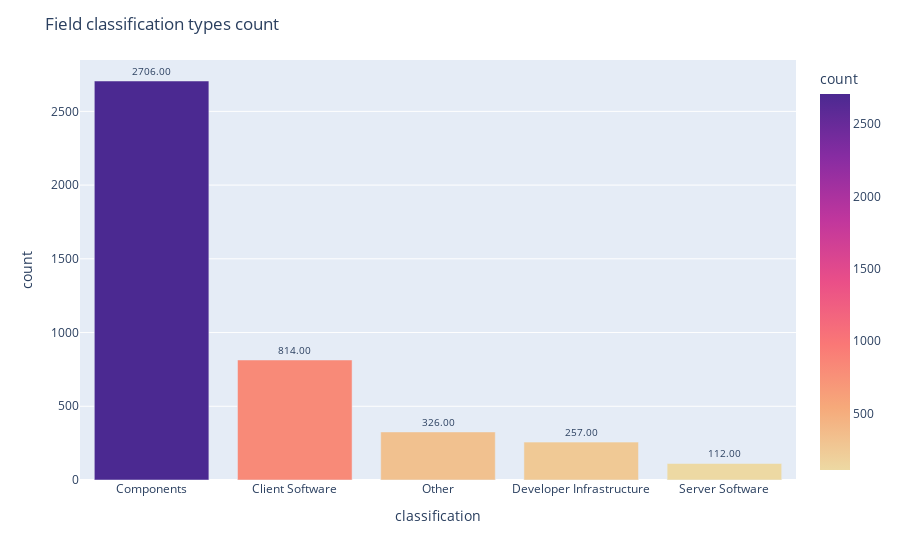
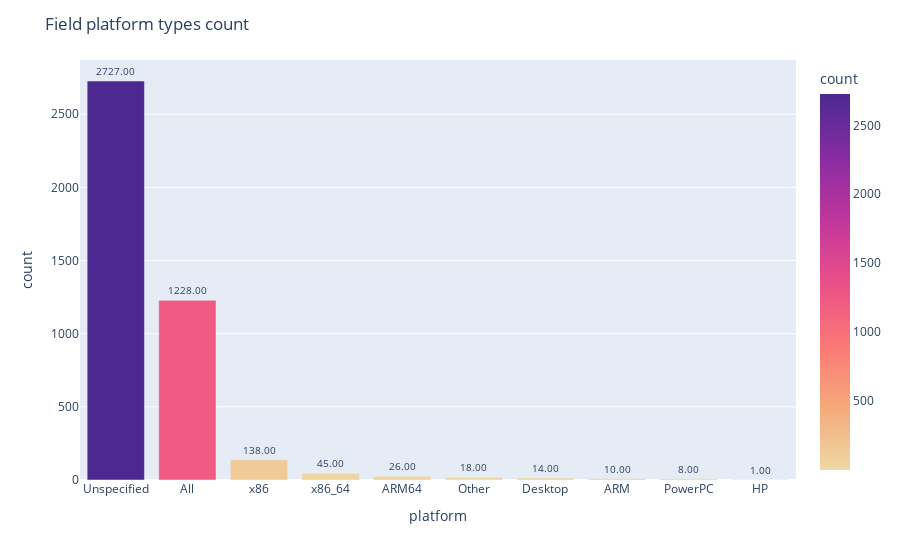
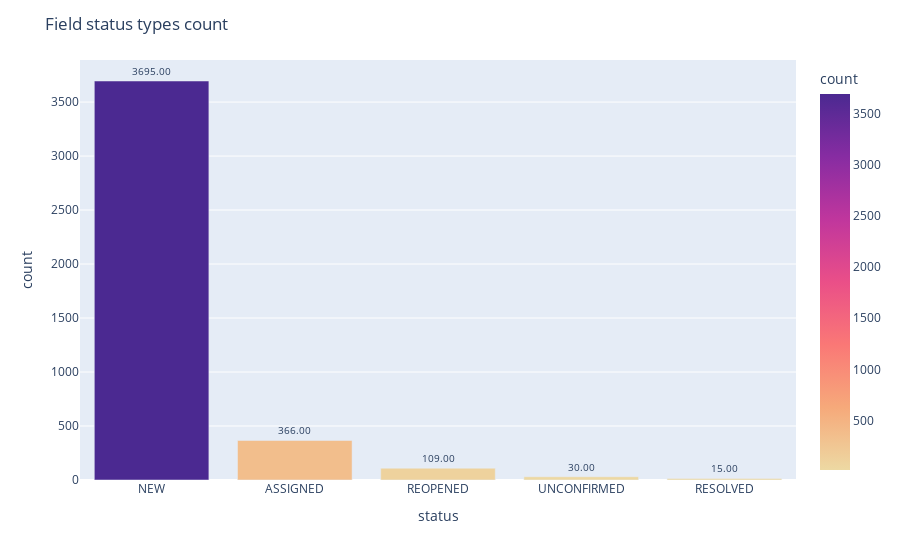
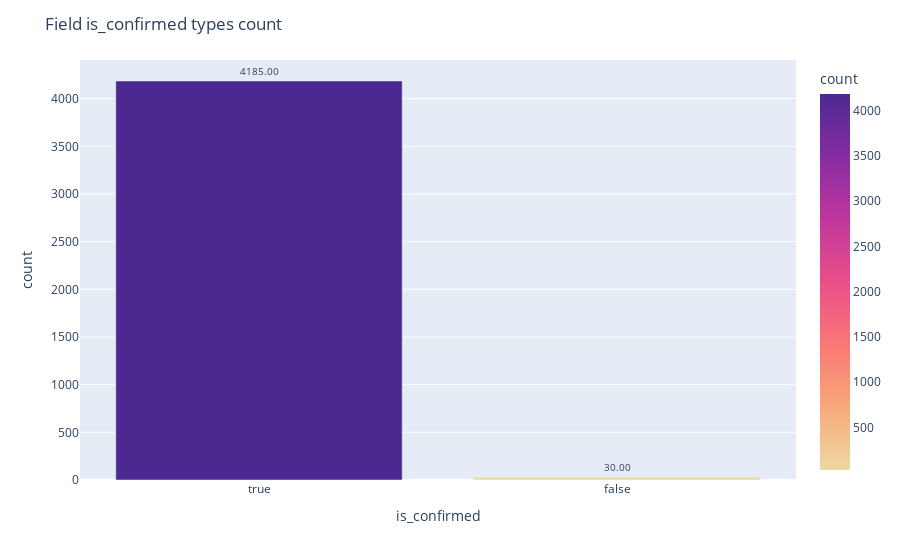

Notebook code cell kept with these figures, in order:
### Code cell
# loop over the columns and visualize them
for col in visualization_cols:
    create_plot(df, col=col)

### Figure 1 — Plotly figure (JSON) as saved in the notebook; plotly's stock layout.template omitted (floating-point values rounded to 4 significant figures)
{"data": [{"alignmentgroup": "True", "hovertemplate": "classification=%{x}<br>count=%{marker.color}<extra></extra>", "legendgroup": "", "marker": {"color": [2706, 814, 326, 257, 112], "coloraxis": "coloraxis", "pattern": {"shape": ""}}, "name": "", "offsetgroup": "", "orientation": "v", "showlegend": false, "text": [2706, 814, 326, 257, 112], "textfont": {"size": 10}, "textposition": "outside", "texttemplate": "%{text:.2f}", "type": "bar", "x": ["Components", "Client Software", "Other", "Developer Infrastructure", "Server Software"], "xaxis": "x", "y": [2706, 814, 326, 257, 112], "yaxis": "y"}], "layout": {"barmode": "relative", "coloraxis": {"colorbar": {"title": {"text": "count"}}, "colorscale": [[0, "rgb(237, 217, 163)"], [0.1667, "rgb(246, 169, 122)"], [0.3333, "rgb(250, 120, 118)"], [0.5, "rgb(234, 79, 136)"], [0.6667, "rgb(192, 54, 157)"], [0.8333, "rgb(135, 44, 162)"], [1, "rgb(75, 41, 145)"]]}, "legend": {"tracegroupgap": 0}, "margin": {"t": 60}, "title": {"text": "Field classification types count"}, "xaxis": {"anchor": "y", "domain": [0, 1], "title": {"text": "classification"}}, "yaxis": {"anchor": "x", "domain": [0, 1], "title": {"text": "count"}}}}

### Figure 2 — Plotly figure (JSON) as saved in the notebook; plotly's stock layout.template omitted (floating-point values rounded to 4 significant figures)
{"data": [{"alignmentgroup": "True", "hovertemplate": "platform=%{x}<br>count=%{marker.color}<extra></extra>", "legendgroup": "", "marker": {"color": [2727, 1228, 138, 45, 26, 18, 14, 10, 8, 1], "coloraxis": "coloraxis", "pattern": {"shape": ""}}, "name": "", "offsetgroup": "", "orientation": "v", "showlegend": false, "text": [2727, 1228, 138, 45, 26, 18, 14, 10, 8, 1], "textfont": {"size": 10}, "textposition": "outside", "texttemplate": "%{text:.2f}", "type": "bar", "x": ["Unspecified", "All", "x86", "x86_64", "ARM64", "Other", "Desktop", "ARM", "PowerPC", "HP"], "xaxis": "x", "y": [2727, 1228, 138, 45, 26, 18, 14, 10, 8, 1], "yaxis": "y"}], "layout": {"barmode": "relative", "coloraxis": {"colorbar": {"title": {"text": "count"}}, "colorscale": [[0, "rgb(237, 217, 163)"], [0.1667, "rgb(246, 169, 122)"], [0.3333, "rgb(250, 120, 118)"], [0.5, "rgb(234, 79, 136)"], [0.6667, "rgb(192, 54, 157)"], [0.8333, "rgb(135, 44, 162)"], [1, "rgb(75, 41, 145)"]]}, "legend": {"tracegroupgap": 0}, "margin": {"t": 60}, "title": {"text": "Field platform types count"}, "xaxis": {"anchor": "y", "domain": [0, 1], "title": {"text": "platform"}}, "yaxis": {"anchor": "x", "domain": [0, 1], "title": {"text": "count"}}}}

### Figure 3 — Plotly figure (JSON) as saved in the notebook; plotly's stock layout.template omitted (floating-point values rounded to 4 significant figures)
{"data": [{"alignmentgroup": "True", "hovertemplate": "status=%{x}<br>count=%{marker.color}<extra></extra>", "legendgroup": "", "marker": {"color": [3695, 366, 109, 30, 15], "coloraxis": "coloraxis", "pattern": {"shape": ""}}, "name": "", "offsetgroup": "", "orientation": "v", "showlegend": false, "text": [3695, 366, 109, 30, 15], "textfont": {"size": 10}, "textposition": "outside", "texttemplate": "%{text:.2f}", "type": "bar", "x": ["NEW", "ASSIGNED", "REOPENED", "UNCONFIRMED", "RESOLVED"], "xaxis": "x", "y": [3695, 366, 109, 30, 15], "yaxis": "y"}], "layout": {"barmode": "relative", "coloraxis": {"colorbar": {"title": {"text": "count"}}, "colorscale": [[0, "rgb(237, 217, 163)"], [0.1667, "rgb(246, 169, 122)"], [0.3333, "rgb(250, 120, 118)"], [0.5, "rgb(234, 79, 136)"], [0.6667, "rgb(192, 54, 157)"], [0.8333, "rgb(135, 44, 162)"], [1, "rgb(75, 41, 145)"]]}, "legend": {"tracegroupgap": 0}, "margin": {"t": 60}, "title": {"text": "Field status types count"}, "xaxis": {"anchor": "y", "domain": [0, 1], "title": {"text": "status"}}, "yaxis": {"anchor": "x", "domain": [0, 1], "title": {"text": "count"}}}}

### Figure 4 — Plotly figure (JSON) as saved in the notebook; plotly's stock layout.template omitted (floating-point values rounded to 4 significant figures)
{"data": [{"alignmentgroup": "True", "hovertemplate": "is_confirmed=%{x}<br>count=%{marker.color}<extra></extra>", "legendgroup": "", "marker": {"color": [4185, 30], "coloraxis": "coloraxis", "pattern": {"shape": ""}}, "name": "", "offsetgroup": "", "orientation": "v", "showlegend": false, "text": [4185, 30], "textfont": {"size": 10}, "textposition": "outside", "texttemplate": "%{text:.2f}", "type": "bar", "x": [true, false], "xaxis": "x", "y": [4185, 30], "yaxis": "y"}], "layout": {"barmode": "relative", "coloraxis": {"colorbar": {"title": {"text": "count"}}, "colorscale": [[0, "rgb(237, 217, 163)"], [0.1667, "rgb(246, 169, 122)"], [0.3333, "rgb(250, 120, 118)"], [0.5, "rgb(234, 79, 136)"], [0.6667, "rgb(192, 54, 157)"], [0.8333, "rgb(135, 44, 162)"], [1, "rgb(75, 41, 145)"]]}, "legend": {"tracegroupgap": 0}, "margin": {"t": 60}, "title": {"text": "Field is_confirmed types count"}, "xaxis": {"anchor": "y", "domain": [0, 1], "title": {"text": "is_confirmed"}}, "yaxis": {"anchor": "x", "domain": [0, 1], "title": {"text": "count"}}}}
